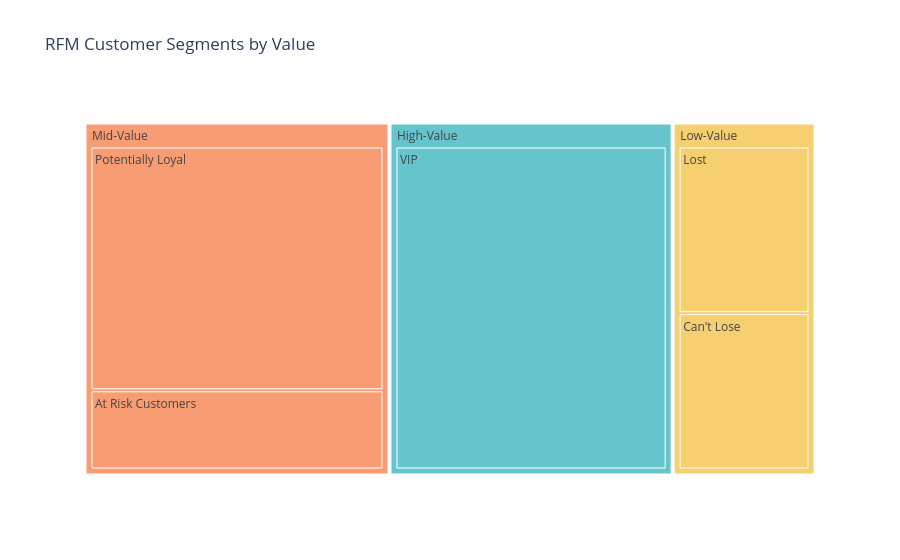

This figure's notebook cell:
### Code cell
#creaating TreeMap

fig_treemap_segment_product = px.treemap(segment_product_counts, path=['RFM_Segment_Label', 'RFM_Customer_Segments'], values='Count', color='RFM_Segment_Label', color_discrete_sequence=px.colors.qualitative.Pastel, title='RFM Customer Segments by Value')

fig_treemap_segment_product.show()

### Figure 1 — Plotly figure (JSON) as saved in the notebook; plotly's stock layout.template omitted (floating-point values rounded to 4 significant figures)
{"data": [{"branchvalues": "total", "customdata": [["High-Value"], ["High-Value"], ["Low-Value"], ["Low-Value"], ["Low-Value"], ["Mid-Value"], ["Mid-Value"], ["Mid-Value"]], "domain": {"x": [0, 1], "y": [0, 1]}, "hovertemplate": "labels=%{label}<br>Count=%{value}<br>parent=%{parent}<br>id=%{id}<br>RFM_Segment_Label=%{customdata[0]}<extra></extra>", "ids": ["High-Value/VIP", "High-Value", "Low-Value/Lost", "Low-Value/Can't Lose ", "Low-Value", "Mid-Value/Potentially Loyal", "Mid-Value/At Risk Customers", "Mid-Value"], "labels": ["VIP", "High-Value", "Lost", "Can't Lose ", "Low-Value", "Potentially Loyal", "At Risk Customers", "Mid-Value"], "marker": {"colors": ["rgb(102, 197, 204)", "rgb(102, 197, 204)", "rgb(246, 207, 113)", "rgb(246, 207, 113)", "rgb(246, 207, 113)", "rgb(248, 156, 116)", "rgb(248, 156, 116)", "rgb(248, 156, 116)"]}, "name": "", "parents": ["High-Value", "", "Low-Value", "Low-Value", "", "Mid-Value", "Mid-Value", ""], "type": "treemap", "values": [2302.0, 2302.0, 599.0, 562.0, 1161.0, 1871.0, 608.0, 2479.0]}], "layout": {"legend": {"tracegroupgap": 0}, "title": {"text": "RFM Customer Segments by Value"}, "treemapcolorway": ["rgb(102, 197, 204)", "rgb(246, 207, 113)", "rgb(248, 156, 116)", "rgb(220, 176, 242)", "rgb(135, 197, 95)", "rgb(158, 185, 243)", "rgb(254, 136, 177)", "rgb(201, 219, 116)", "rgb(139, 224, 164)", "rgb(180, 151, 231)", "rgb(179, 179, 179)"]}}
